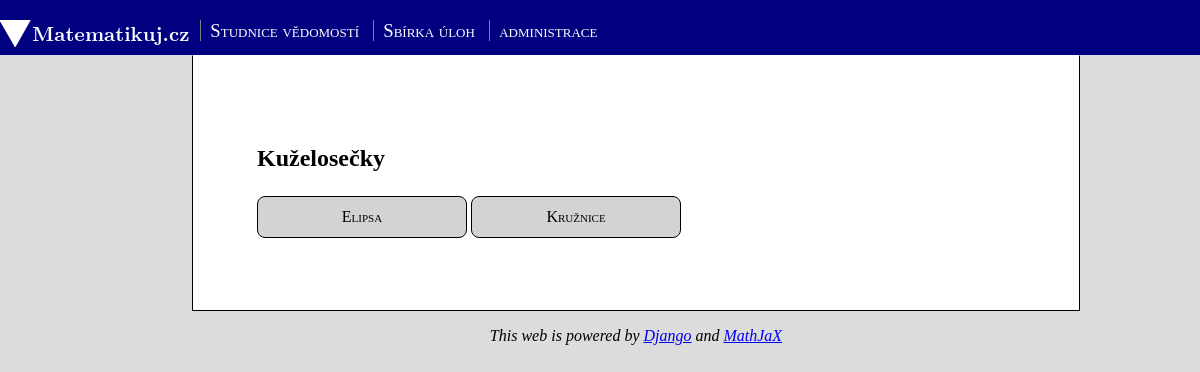
The app's page /priklady/Kuželosečky/ with its own data.
### matematikuj/models.py (models this page shows, shortened)
class Menu_bloky(models.Model):
    nazev = models.CharField(max_length = 30)
    odkaz = models.CharField(max_length = 50)

class Tema(models.Model):
    ZS = 'ZŠ'
    SS = 'SŠ'
    SKOLA = (('1',ZS),('2',SS),)
    skola = models.CharField(max_length=2, choices=SKOLA, default=ZS)
    tema = models.CharField(max_length=30)
    podtema = models.CharField(max_length=50, blank=True)
    kapitola = models.CharField(max_length=50, blank=True)
    pocet_prikladu = 0
    class Meta:
        verbose_name = 'Téma'
        verbose_name_plural = 'Témata'
        ordering = ["tema","podtema"]

### matematikuj/views.py (the view)
# urls.py: path("priklady/<tema>/", views.podtemata, name="podtemata"),
def podtemata(request, tema):
    podtemata_splnujici_tema = []
    temata = Tema.objects.all()
    for tm in temata:
        if ((tm.tema == tema) and (len(tm.podtema) != 0) and (len(tm.kapitola) ==0)):
            podtemata_splnujici_tema.append(tm)
    return render(request,"matematikuj/index.html", dict(bloky = Menu_bloky.objects.all(), podtemata_SS = podtemata_splnujici_tema, tema = tema))

### matematikuj/templates/matematikuj/index.html (shortened to what this page needs)
<!doctype html>
<html lang="cs">
<head>
 <link href="http://allfont.net/allfont.css?fonts=latin-modern-roman-10-regular" rel="stylesheet" type="text/css" />
{% load static %}
 <link rel="stylesheet" href="{% static 'global_static/base_style.css' %}" >
 <link rel="stylesheet" href="{% static '/matematikuj_style.css' %}" >
</head>
<body id="0">
<nav>
     {% include 'matematikuj/menuBloky.html' %}
</nav>
<article>
     {% include 'matematikuj/content.html' %}
</article>
<footer>
     This web is powered by <a href="https://www.djangoproject.com/">Django</a> and
          <a href="https://www.mathjax.org/">MathJaX</a>
</footer>
</body>

### matematikuj/templates/matematikuj/menuBloky.html
{% load static %}
<div class="home"><a href="/"><img src={% static 'logo.svg' %}></div>
    <dl class="menu">
    {% for blok in bloky %}
        <dd class="menu-button"> <a class="button" href="/{{blok.odkaz}}/">{{blok.nazev}}</a></dd>
    {% endfor %}
    </dl>

### matematikuj/templates/matematikuj/podtemata.html
<h2>{{tema}}</h2>
{% for podtema in podtemata_SS %}
                <div class="inline">
                  <a href="{{podtema.podtema}}/" class="cell">{{podtema.podtema}}</a></div>
        {% endfor %}

### static/global_static/base_style.css (style rules this page uses)
body { margin: 0 auto; padding: 0; clear: both; background-image: url(images/background.png); background-repeat: repeat; background-color: #dcdcdc; }
nav { clear: both; background-color: black; margin: 0 auto; padding-top: 15pt; }
article,.menu { margin: 0 auto; margin-left: 16%; margin-right: 10%; padding: 4em; background-color: white; font-size: medium; }
article { line-height: 1.5; font-size: 12pt; border-style: solid; border-width: 1px; border-color: black; border-top-color: white; }
.menu { background-color: inherit; padding: 0em; font-size: 14pt; font-variant: small-caps; }
.menu-button,.menu-button-active,.home { display: inline-block; margin: 0 auto; padding-bottom: 10pt; }
.home { float: left; }
a.button,a.button-active { text-decoration: none; color: white; padding-right: 0.5em; padding-left: 0.5em; border-left-style: solid; border-left-width: 1px; border-left-color: grey; }
footer { padding: 1em; font-size: 12pt; font-style: oblique; margin: 0 auto; margin-left: 16%; margin-right: 10%; margin-bottom: 4em; text-align: center; }
div { margin: 0 auto; }

### matematikuj/static/matematikuj_style.css (style rules this page uses)
nav { background-color: #000080; }
div.inline { display: inline-grid; text-align: center; }
a.cell,a.cell:hover { text-align: center; background-color: lightgray; width: 12em; padding: 0.5em; margin-bottom: 0.5em; border: 1px black solid; color: black; text-decoration: none; font-variant: small-caps; border-radius: 0.5em; }

### records on screen
Menu_bloky: nazev "Studnice vědomostí"
Menu_bloky: nazev "Sbírka úloh"
Menu_bloky: nazev "administrace"
Tema: podtema "Elipsa"
Tema: podtema "Kružnice"

### other values on screen
{{ tema }} "Kuželosečky"
